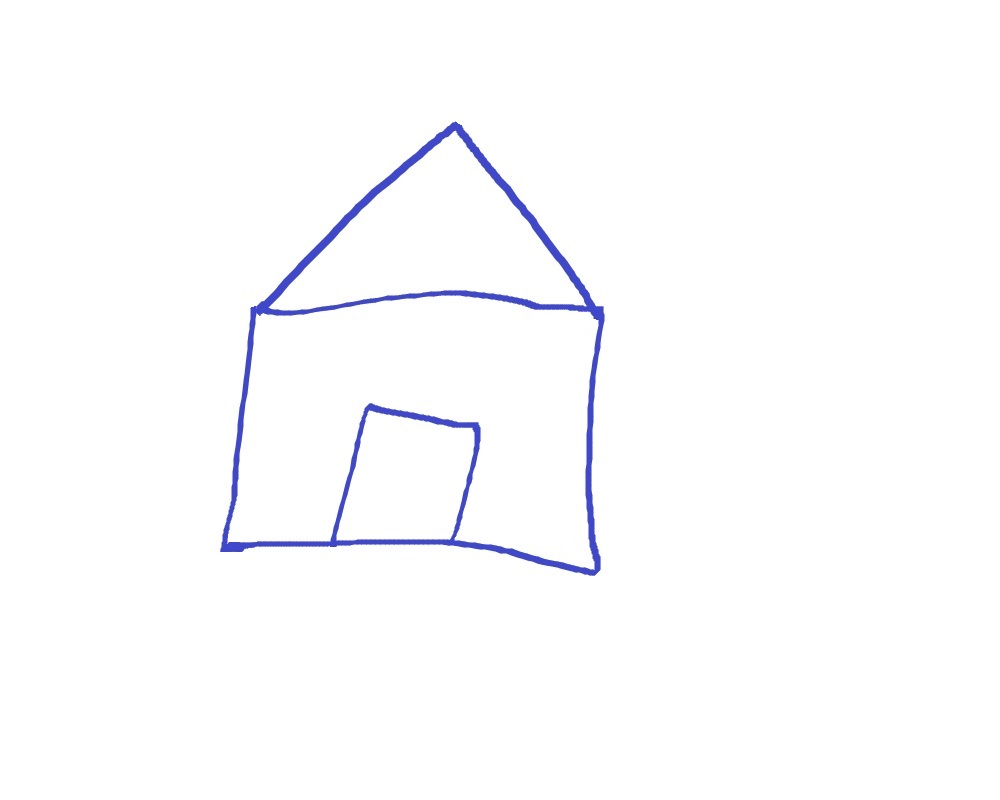
#> input picture images/house.jpg, 1000 x 800 px
$ python approximating.py   (older library calls are emulated)
#> lines starting #> are read from the running program, lines starting #| are printed output that depends on the picture; after the words box and inside, x2 and y2 are one past the last pixel; in counts of white or black regions, pixels touching at a corner belong together
import numpy as np
import cv2
import os.path

# Load image and keep a copy
image = cv2.imread(os.path.dirname(__file__) + '/../../images/house.jpg')
#> image is the input picture: shape (800, 1000, 3); mean B, G, R 253.8, 252.1, 251.9
orig_image = image.copy()
cv2.imshow('Original Image', orig_image)
cv2.waitKey(0)

# Grayscale and binarize
gray = cv2.cvtColor(image, cv2.COLOR_BGR2GRAY)
ret, thresh = cv2.threshold(gray, 127, 255, cv2.THRESH_BINARY_INV)
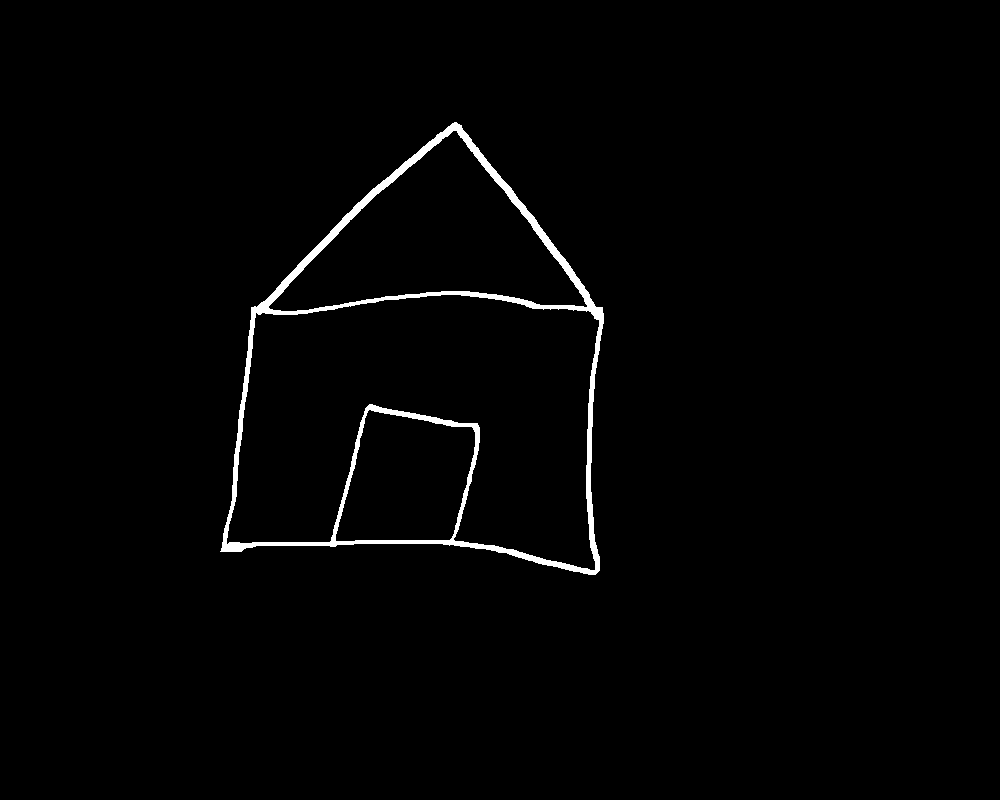
#> thresh: shape (800, 1000); 1.4% white; 1 white region

# Find contours
# Python 3: _, contours, hierarchy = cv2.findContours(thresh.copy(), cv2.RETR_LIST, cv2.CHAIN_APPROX_NONE)
contours, hierarchy = cv2.findContours(thresh.copy(), cv2.RETR_LIST, cv2.CHAIN_APPROX_NONE)
#> contours = 4 contours; box (x1, y1, x2, y2) and area: (220, 122, 604, 575) 119856, (226, 294, 600, 571) 68692, (268, 130, 588, 312) 27820, (335, 409, 476, 542) 14092

# Iterate through each contour and compute the bounding rectangle
for c in contours:
    x,y,w,h = cv2.boundingRect(c)
    cv2.rectangle(orig_image,(x,y),(x+w,y+h),(0,0,255),2)
    cv2.imshow('Bounding Rectangle', orig_image)
#> this loop made 4 passes
#> (x, y, w, h) on passes 1 to 4: (335, 409, 141, 133), (226, 294, 374, 277), (268, 130, 320, 182), (220, 122, 384, 453)
#> pass 1, `cv2.imshow('Bounding Rectangle', orig_image)`:
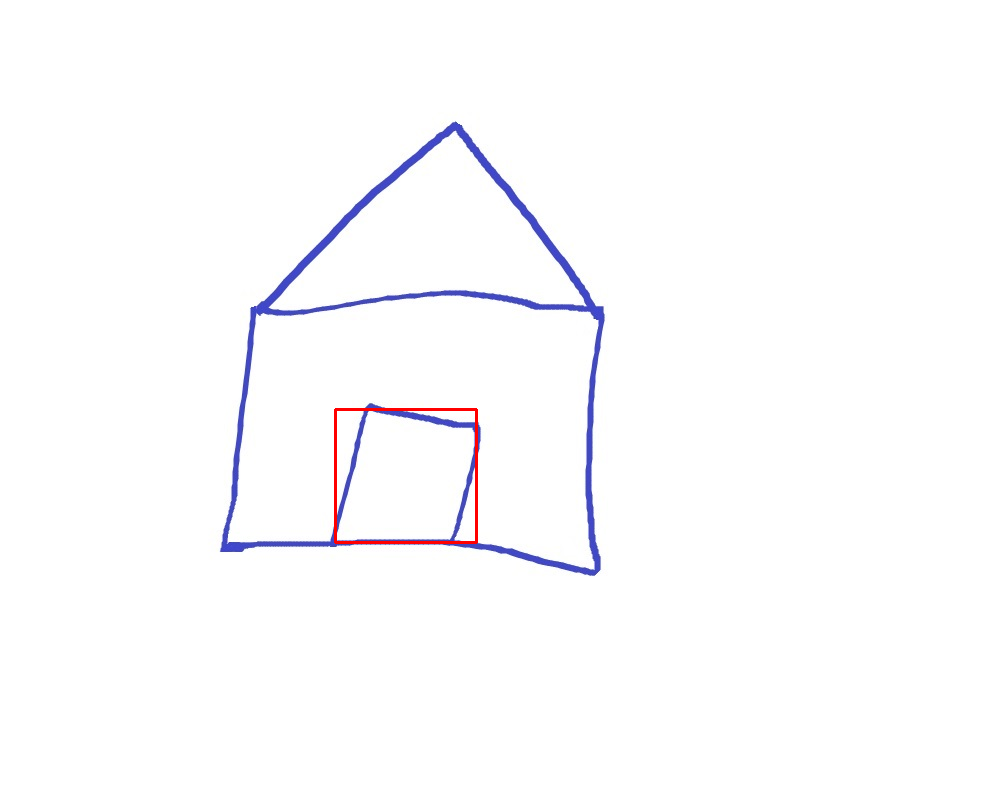
#> window 'Bounding Rectangle': shape (800, 1000, 3); mean B, G, R 253.4, 251.7, 252.1
#> after the loop:
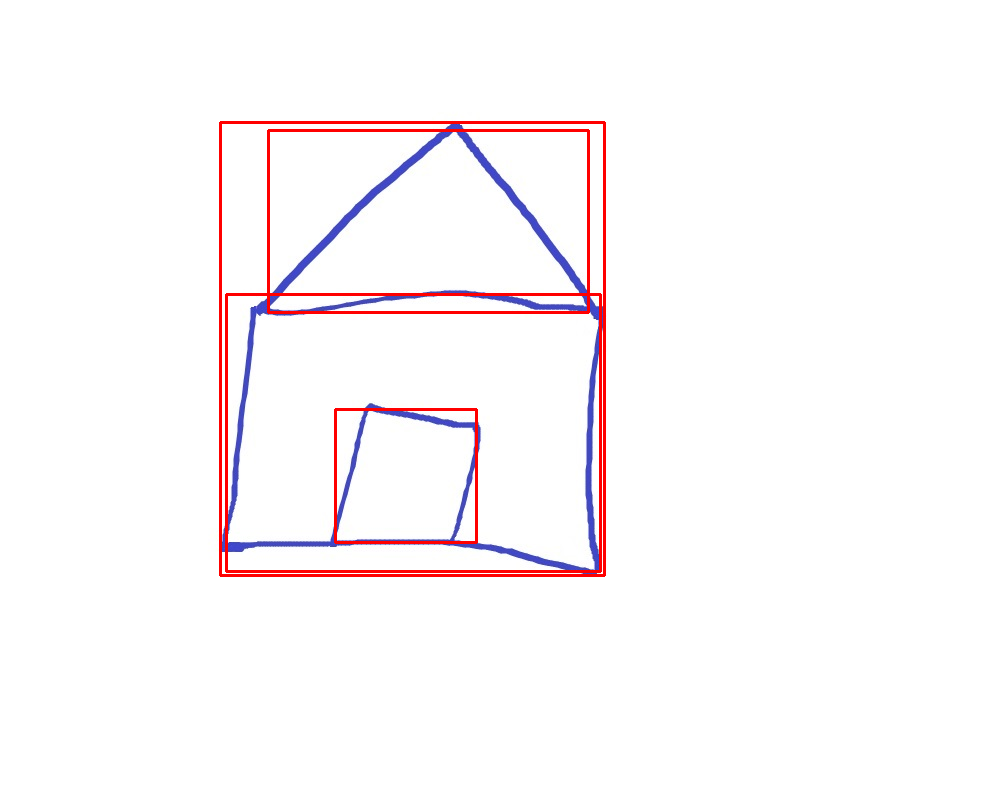
#> orig_image: shape (800, 1000, 3); 1.69% of pixels changed, all inside (x1, y1, x2, y2) = (219, 121, 606, 577)

cv2.waitKey(0)

# Iterate through each contour and compute the approx contour
"""
cv2.approxPolyDP(contour, Approximation Accuracy, Closed)

contour – is the individual contour we wish to approximate
Approximation Accuracy – Important parameter is determining
the accuracy of the approximation. Small values give precise
approximations, large values give more generic approximation.
A good rule of thumb is less than 5% of the contour perimeter
Closed – a Boolean value that states whether the approximate
contour should be open or closed
"""
for c in contours:
    # Calculate accuracy as a percent of the contour perimeter
    accuracy = 0.03 * cv2.arcLength(c, True)
    approx = cv2.approxPolyDP(c, accuracy, True)
    cv2.drawContours(image, [approx], 0, (0, 255, 0), 2)
    cv2.imshow('Approx Poly DP', image)
#> this loop made 4 passes
#> (accuracy, approx) on passes 1, 3: (14.86, [[369, 409], [473, 428], [449, 540], [335, 540]]), (25, [[587, 305], [268, 307], [453, 130]])
#> accuracy on passes 2, 4: 45.94, 43.95
#> pass 1, `cv2.imshow('Approx Poly DP', image)`:
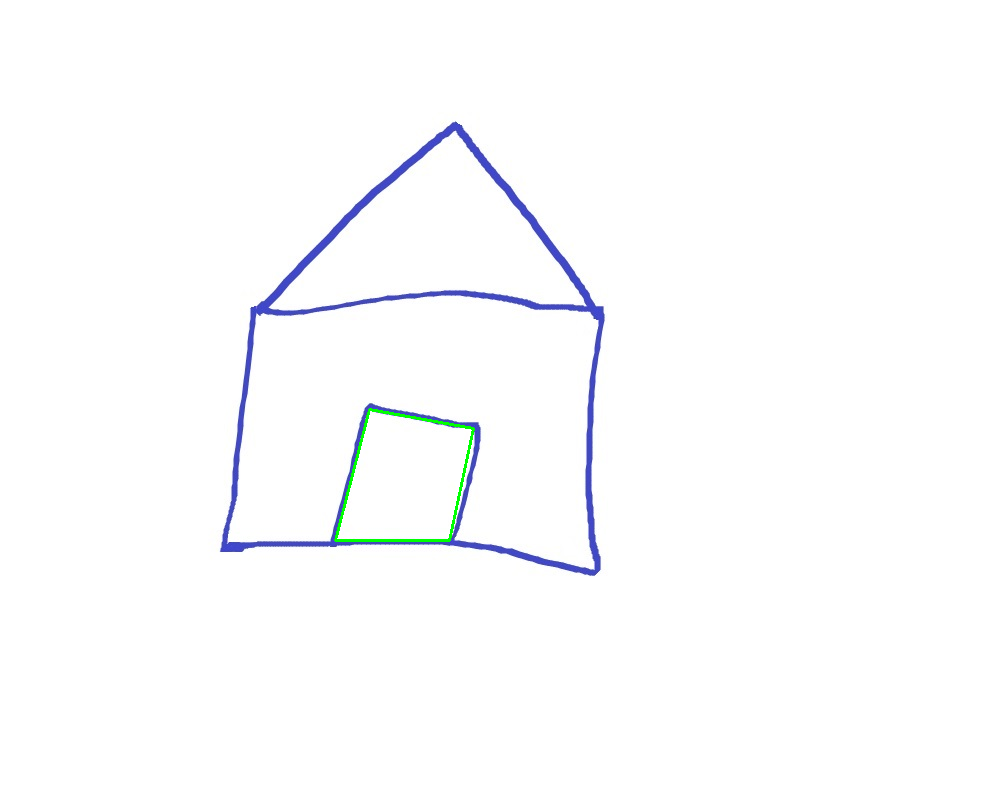
#> window 'Approx Poly DP': shape (800, 1000, 3); mean B, G, R 253.5, 252.2, 251.7
#> after the loop:
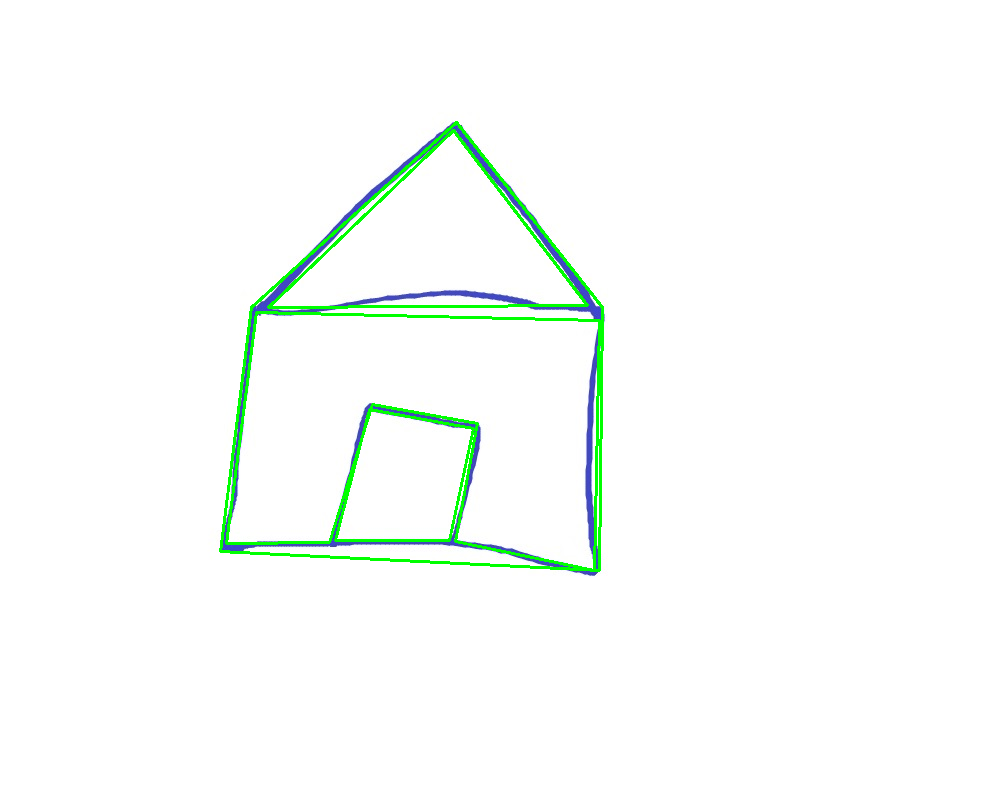
#> image: shape (800, 1000, 3); 1.52% of pixels changed, all inside (x1, y1, x2, y2) = (219, 121, 604, 572)

cv2.waitKey(0)
cv2.destroyAllWindows()

$ run again, with images/4star.jpg copied over images/house.jpg
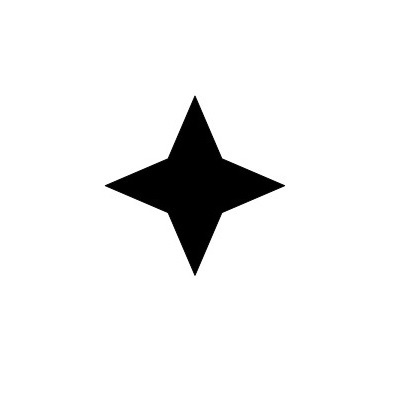
#> input picture images/4star.jpg, 400 x 400 px
#> image is the input picture: shape (400, 400, 3); min 0, max 255, mean 239.2
#> `ret, thresh = cv2.threshold(gray, 127, 255, cv2.THRESH_BINARY_INV)`:
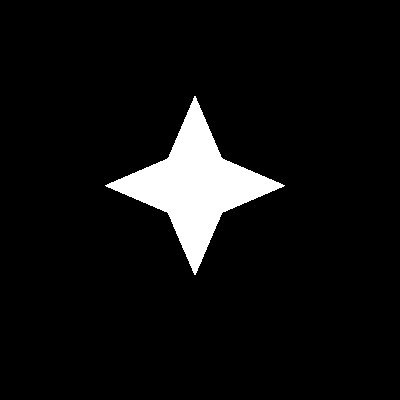
#> thresh: shape (400, 400); 6.2% white; 1 white region
#> contours = 1 contour; box (x1, y1, x2, y2) and area: (105, 96, 285, 275) 9674
#> the loop `for c in contours:` made 1 pass
#> (x, y, w, h) on pass 1: (105, 96, 180, 179)
#> the loop `for c in contours:` made 1 pass
#> accuracy on pass 1: 17.62
#> pass 1, `cv2.imshow('Approx Poly DP', image)`:
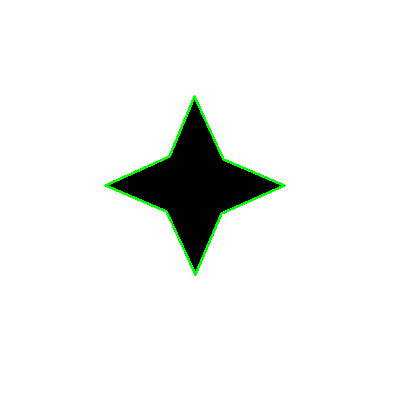
#> window 'Approx Poly DP': shape (400, 400, 3); mean B, G, R 238.4, 240.6, 238.4
